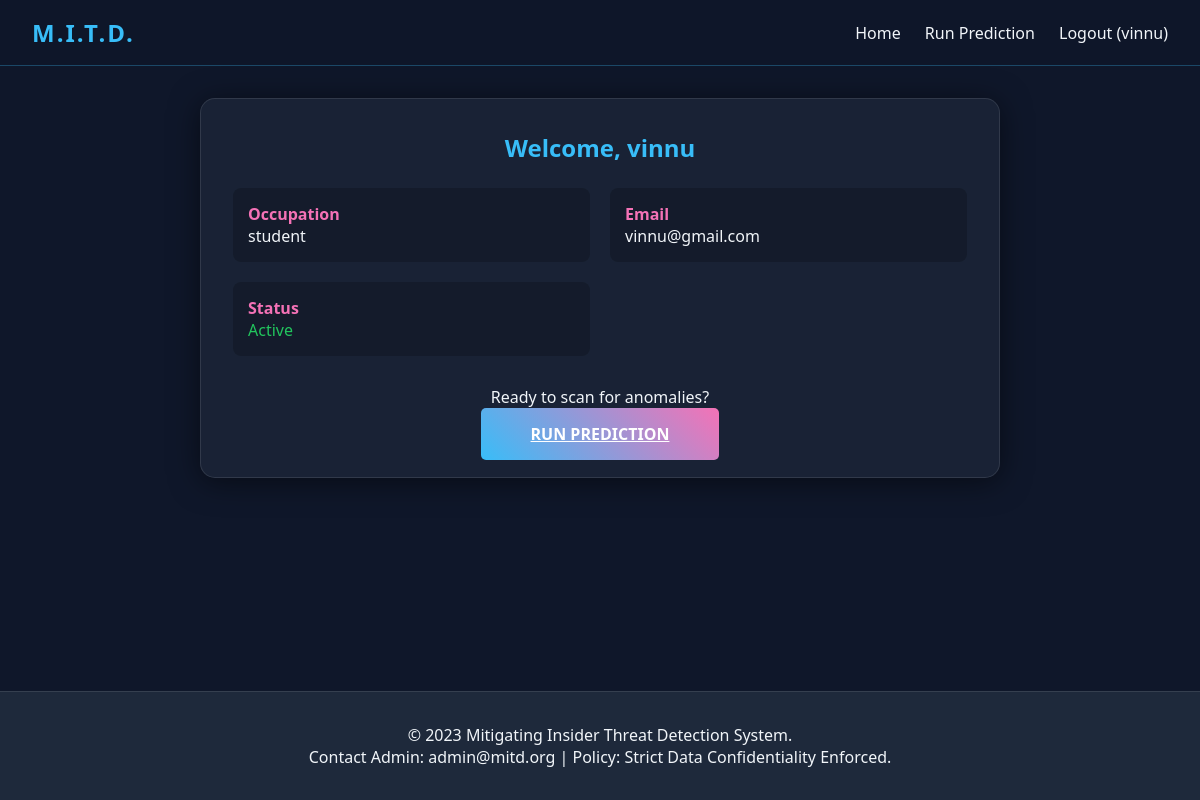
/home (signed in), run on the app's committed database.
### tables this page shows
CREATE TABLE users (
                id INTEGER PRIMARY KEY AUTOINCREMENT,
                name TEXT NOT NULL,
                age INTEGER NOT NULL,
                occupation TEXT NOT NULL,
                email TEXT UNIQUE NOT NULL,
                password TEXT NOT NULL,
                role TEXT DEFAULT 'user'
            );

### app.py (the view)
@app.route('/home')
def home():
    if 'user_id' not in session:
        return redirect(url_for('login'))
    conn = get_db_connection()
    user = conn.execute("SELECT * FROM users WHERE id = ?", (session['user_id'],)).fetchone()
    conn.close()
    return render_template('home.html', user=user)

### app.py (called while the page is built)
def get_db_connection():
    conn = sqlite3.connect(DB_NAME)
    conn.row_factory = sqlite3.Row
    return conn

### templates/home.html
{% extends "base.html" %}
{% block content %}
<div class="container">
    <div class="card" style="max-width: 800px;">
        <h2>Welcome, {{ user.name }}</h2>
        <div class="grid-cards">
            <div style="background: rgba(0,0,0,0.2); padding: 15px; border-radius: 8px;">
                <h4 style="color: var(--accent)">Occupation</h4>
                <p>{{ user.occupation }}</p>
            </div>
            <div style="background: rgba(0,0,0,0.2); padding: 15px; border-radius: 8px;">
                <h4 style="color: var(--accent)">Email</h4>
                <p>{{ user.email }}</p>
            </div>
            <div style="background: rgba(0,0,0,0.2); padding: 15px; border-radius: 8px;">
                <h4 style="color: var(--accent)">Status</h4>
                <p style="color: var(--success)">Active</p>
            </div>
        </div>
        <div style="margin-top: 30px; text-align: center;">
            <p style="margin-bottom: 15px;">Ready to scan for anomalies?</p>
            <a href="{{ url_for('predict') }}" class="btn" style="width: auto; padding: 15px 50px; animation: glow 2s infinite;">RUN PREDICTION</a>
        </div>
    </div>
</div>
{% endblock %}

### templates/base.html (shortened to what this page needs)
<!DOCTYPE html>
<html lang="en">
<head>
    <link rel="stylesheet" href="{{ url_for('static', filename='style.css') }}">
</head>
<body>
    <header>
        <div class="logo">M.I.T.D.</div>
        <nav>
            {% if session.get('user_id') %}
                {% if session.get('role') == 'admin' %}
                    <a href="{{ url_for('admin_dashboard') }}">Admin Panel</a>
                {% else %}
                    <a href="{{ url_for('home') }}">Home</a>
                    <a href="{{ url_for('predict') }}">Run Prediction</a>
                {% endif %}
                <a href="{{ url_for('logout') }}">Logout ({{ session.name }})</a>
            {% else %}
                <a href="{{ url_for('index') }}">Home</a>
                <a href="{{ url_for('login') }}">User Login</a>
                <a href="{{ url_for('register') }}">Register</a>
                <a href="{{ url_for('login') }}">Admin Login</a>
            {% endif %}
        </nav>
    </header>
    <main>
        {% block content %}{% endblock %}
    </main>
    <footer>
        <p>&copy; 2023 Mitigating Insider Threat Detection System.</p>
        <p>Contact Admin: admin@mitd.org | Policy: Strict Data Confidentiality Enforced.</p>
    </footer>
</body>
</html>

### static/style.css (style rules this page uses)
:root { --bg-dark: #0f172a; --bg-card: #1e293b; --primary: #38bdf8; --accent: #f472b6; --text-main: #f1f5f9; --text-muted: #94a3b8; --danger: #ef4444; --success: #22c55e; }
* { margin: 0; padding: 0; box-sizing: border-box; font-family: 'Segoe UI', sans-serif; }
body { background-color: var(--bg-dark); color: var(--text-main); min-height: 100vh; display: flex; flex-direction: column; overflow-x: hidden; }
header { background: rgba(15, 23, 42, 0.9); backdrop-filter: blur(10px); padding: 1rem 2rem; display: flex; justify-content: space-between; align-items: center; border-bottom: 1px solid rgba(56, 189, 248, 0.3); position: sticky; top: 0; z-index: 100; animation: slideIn 0.5s ease-out; }
.logo { font-size: 1.5rem; font-weight: bold; color: var(--primary); text-transform: uppercase; letter-spacing: 2px; }
nav a { color: var(--text-main); text-decoration: none; margin-left: 20px; font-weight: 500; transition: color 0.3s; position: relative; }
nav a::after { content: ''; position: absolute; width: 0; height: 2px; bottom: -5px; left: 0; background-color: var(--accent); transition: width 0.3s; }
main { flex: 1; padding: 2rem; max-width: 1200px; margin: 0 auto; width: 100%; }
footer { background: var(--bg-card); padding: 2rem; text-align: center; border-top: 1px solid rgba(255,255,255,0.1); margin-top: auto; }
.container { display: flex; flex-direction: column; align-items: center; justify-content: center; animation: fadeIn 0.8s ease-out; }
.card { background: rgba(30, 41, 59, 0.7); backdrop-filter: blur(12px); padding: 2rem; border-radius: 15px; border: 1px solid rgba(255, 255, 255, 0.1); width: 100%; max-width: 500px; box-shadow: 0 4px 30px rgba(0, 0, 0, 0.5); margin-bottom: 20px; }
.card h2 { margin-bottom: 1.5rem; color: var(--primary); text-align: center; }
.btn { width: 100%; padding: 12px; background: linear-gradient(45deg, var(--primary), var(--accent)); border: none; color: white; font-weight: bold; border-radius: 5px; cursor: pointer; transition: transform 0.2s, box-shadow 0.2s; }
.grid-cards { display: grid; grid-template-columns: repeat(auto-fit, minmax(300px, 1fr)); gap: 20px; }

### data on the page
users: name "vinnu", occupation "student", email "vinnu@gmail.com"
